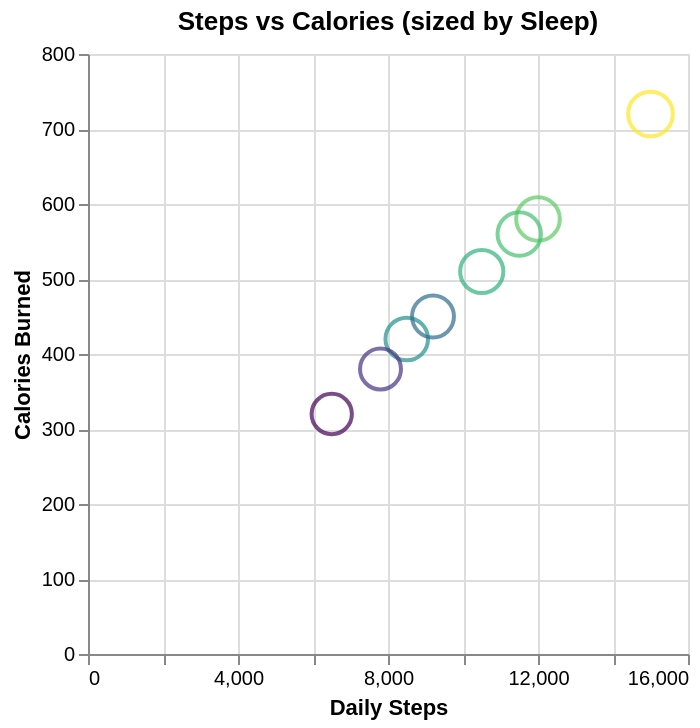

Describe this chart as a Vega-Lite specification.
### Vega-Lite specification from a JSON file in a GitHub repository (floating-point values rounded to 4 significant figures)
{"$schema": "https://vega.github.io/schema/vega-lite/v5.json", "description": "Health metrics correlation", "data": {"values": [{"steps": 8500, "calories": 420, "sleepHours": 7.5, "user": "User 1"}, {"steps": 12000, "calories": 580, "sleepHours": 8.0, "user": "User 2"}, {"steps": 6500, "calories": 320, "sleepHours": 6.5, "user": "User 3"}, {"steps": 10500, "calories": 510, "sleepHours": 7.8, "user": "User 4"}, {"steps": 9200, "calories": 450, "sleepHours": 7.2, "user": "User 5"}, {"steps": 15000, "calories": 720, "sleepHours": 8.5, "user": "User 6"}, {"steps": 7800, "calories": 380, "sleepHours": 6.8, "user": "User 7"}, {"steps": 11500, "calories": 560, "sleepHours": 7.9, "user": "User 8"}]}, "mark": "point", "encoding": {"x": {"field": "steps", "type": "quantitative", "axis": {"title": "Daily Steps", "format": ",.0f"}}, "y": {"field": "calories", "type": "quantitative", "axis": {"title": "Calories Burned"}}, "size": {"field": "sleepHours", "type": "quantitative", "legend": {"title": "Sleep (hours)"}, "scale": {"range": [100, 500]}}, "color": {"field": "sleepHours", "type": "quantitative", "scale": {"scheme": "viridis"}, "legend": null}, "tooltip": [{"field": "user", "type": "nominal"}, {"field": "steps", "type": "quantitative", "format": ",.0f"}, {"field": "calories", "type": "quantitative"}, {"field": "sleepHours", "type": "quantitative", "title": "Sleep Hours", "format": ".1f"}]}, "title": "Steps vs Calories (sized by Sleep)"}
